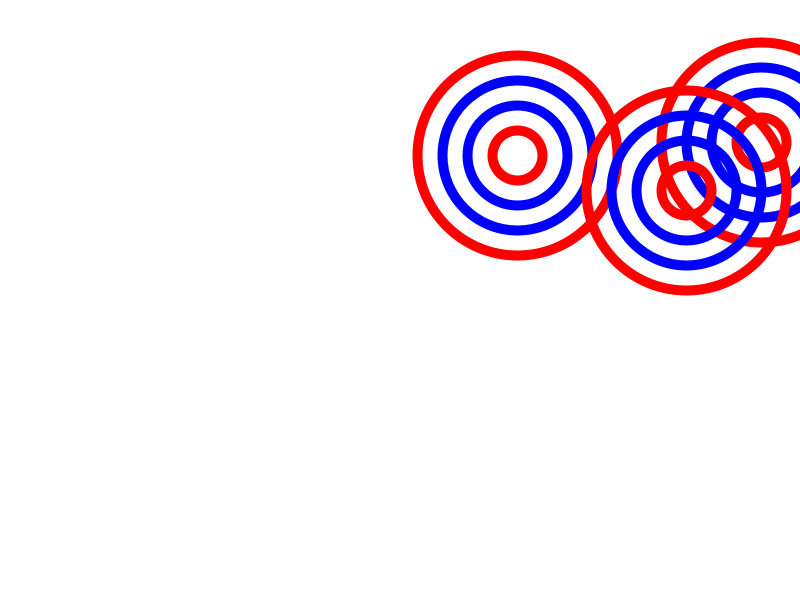
Frame 1 (no input)
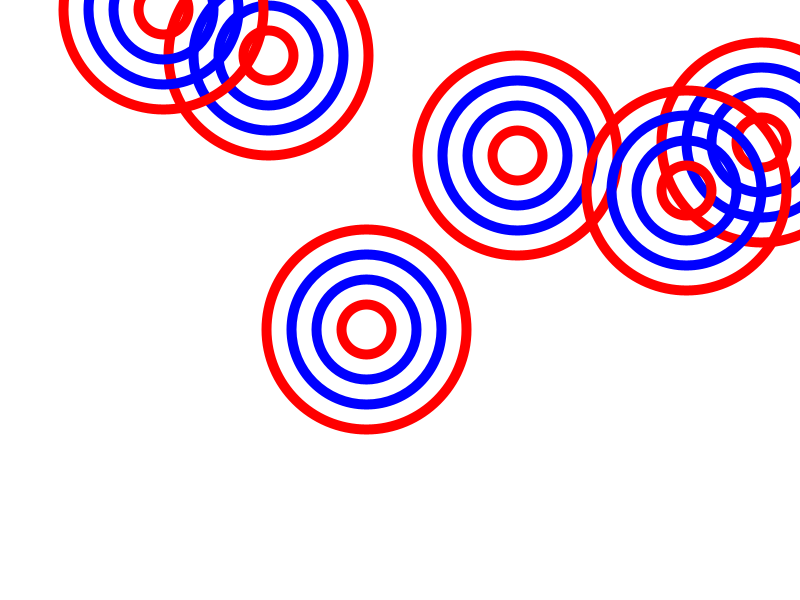
Frame 2 (the mouse pressed at the canvas centre, redrawn once)

The Processing sketch that drew these frames (run headless with seeded random() and noise(); the mouse was pressed at the canvas centre and the sketch redrawn once):

// Processing sketch: draw_three_random
// ── draw_three_random.pde
void setup() {
  size(800, 600);
  background(255);
  noStroke();
  noLoop(); 
}

void draw() {
  drawCircles(random(width), random(height), 200);
  drawCircles(random(width), random(height), 200);
  drawCircles(random(width), random(height), 200);
}

void drawCircles(float x, float y, float w) {
  noFill();
  strokeWeight(10);
  
  stroke(255, 0, 0);
  ellipse(x, y, w, w);
  
  stroke(0, 0, 255);
  ellipse(x, y, w * 3/4, w * 3/4);
  
  stroke(0, 0, 255);
  ellipse(x, y, w * 1/2, w * 1/2);
  
  stroke(255, 0, 0);
  ellipse(x, y, w * 1/4, w * 1/4);
}
